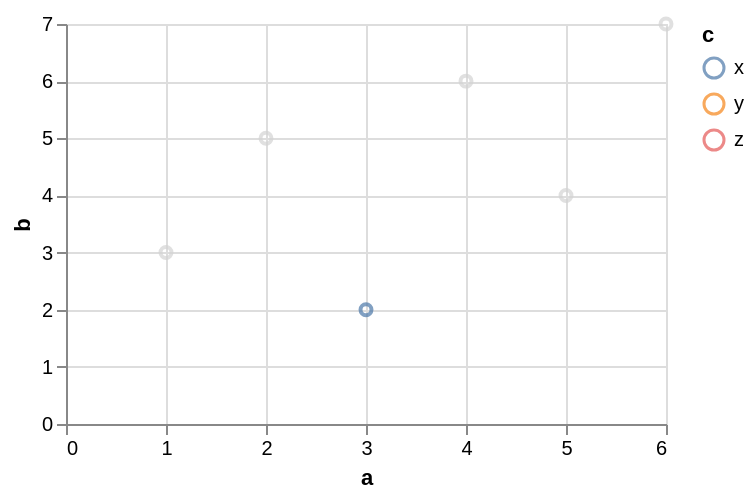

Write the Vega-Lite specification saved for this chart.
### Vega-Lite specification from a JSON file in a GitHub repository (floating-point values rounded to 4 significant figures)
{"$schema": "https://vega.github.io/schema/vega-lite/v6.json", "data": {"values": [{"a": 1, "b": 3, "c": "x", "d": "2020-01-01"}, {"a": 2, "b": 5, "c": "y", "d": "2020-03-01"}, {"a": 3, "b": 2, "c": "x", "d": "2020-06-01"}, {"a": 4, "b": 6, "c": "z", "d": "2020-09-01"}, {"a": 5, "b": 4, "c": "y", "d": "2021-01-01"}, {"a": 6, "b": 7, "c": "z", "d": "2021-04-01"}]}, "width": 300, "height": 200, "params": [{"name": "pick", "select": {"type": "point", "fields": ["a"]}, "bind": {"input": "checkbox"}, "value": [{"a": 3}]}], "mark": "point", "encoding": {"x": {"field": "a", "type": "quantitative"}, "y": {"field": "b", "type": "quantitative"}, "color": {"condition": {"param": "pick", "field": "c", "type": "nominal"}, "value": "lightgray"}}}
